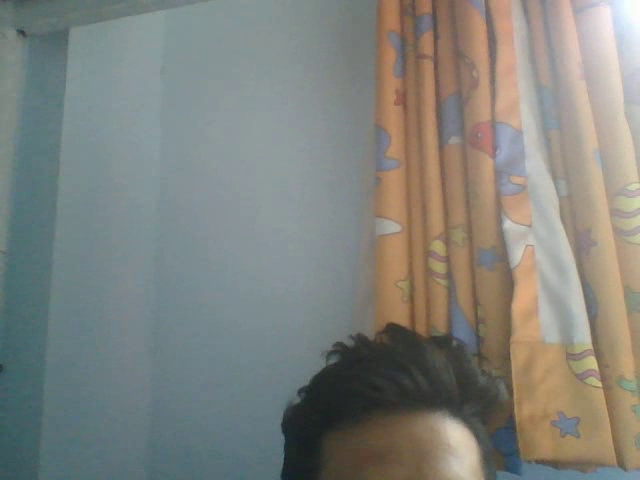
#> input picture frame 10 of Name of Output File.avi, 640 x 480 px, given in place of the camera
$ jupyter execute --allow-errors LearnOCV_YT.ipynb   (text cells are left out)
#> lines starting #> are read from the running program, lines starting #| are printed output that depends on the picture; pictures that were not available may be replaced by others from this repository, and a replacement may not be noted
[cell 1]
import cv2 #Import the OpenCV Library
import numpy as np

print(cv2.__version__)

[cell 2]
#Reading & Displaying an Image

img = cv2.imread('C:\\Users\\Ankit Singh\\Desktop\\Learn OpenCV\\opencv-master\\opencv-master\\samples\\data\\lena.jpg')
#imread enables us to read an Image
#The 2nd argumnet is a flag which specifies the way image should be read

cv2.imshow("Output", img) #Displaying the Image

cv2.waitKey(0) #Delay. No. of Milliseconds for which we want to show our image window
cv2.destroyAllWindows()

[cell 3]
cv2.imwrite('copy_lena.png', img)
#> Out = True

[cell 4]
#Reading & Displaying a Video

cap = cv2.VideoCapture(0) #If you want to display the Video File, just give the name of it inplace of 0

# is a 4-byte identifier which specifies the format of a video stream

fourcc = cv2.VideoWriter_fourcc('X','V','I','D')

out = cv2.VideoWriter('Name of Output File.avi', fourcc, 20.0, (640,480)) #No. of frames/s, Frame Size

#Videos are just a sequence of Images
#So, we will add a while loop to capture the frame continuously

while True:
    success, frame = cap.read() #frame variable will capture the Video & success variable will tell us whether it was captured successfully or not
#> frame is the input picture: shape (480, 640, 3); mean B, G, R 125, 130.6, 128.6

    if success == True:

        out.write(frame)

        cv2.imshow("Video", frame)

        if cv2.waitKey(1) == ord('q'): #This adds a Delay and looks for the key press inorder to break the loop
#> (key q is pressed here)
            break

    else:
        break


cap.release() #Release the resources after recording
out.release()
cv2.destroyAllWindows()

[cell 5]
#Reading & Displaying a Video

cap = cv2.VideoCapture(0)

cap.set(3, 640)#Width
cap.set(4, 480)#Height
cap.set(10, 100)#brightness

#Videos are just a sequence of Images
#So, we will add a while loop to go through each frame

while True:
    success, img = cap.read() #img variable will capture the Video & success variable will tell us whether it was captured successfully or not
    cv2.imshow("Video", img)


    if cv2.waitKey(1) & 0xFF == ord('q'): #This adds a Delay and looks for the key press inorder to break the loop
#> (key q is pressed here)
        break

cap.release() #Release the resources after recording
cv2.destroyAllWindows()

[cell 6]
#Converting the Image into Gray Scale

#Reading an Image

img = cv2.imread('C:\\Users\\Ankit Singh\\Desktop\\Learn OpenCV\\opencv-master\\opencv-master\\samples\\data\\lena.jpg')

#> (the rest of this cell did not finish here and is left out)

[cell 7]
#Blur Function to Blur the Image

#Reading an Image

img = cv2.imread('C:\\Users\\Ankit Singh\\Desktop\\Learn OpenCV\\opencv-master\\opencv-master\\samples\\data\\lena.jpg')

#> (the rest of this cell did not finish here and is left out)

[cell 8]
#Edge Detector - Canny

img = cv2.imread('C:\\Users\\Ankit Singh\\Desktop\\Learn OpenCV\\opencv-master\\opencv-master\\samples\\data\\lena.jpg') #Reading an Image

imgCanny = cv2.Canny(img, 150, 200)#Threshold Values

kernel = np.ones((5,5), np.uint8)
#Type of the object which is unsigned integer of 8 bits which means the values can range from 0 to 255

#> (the rest of this cell did not finish here and is left out)

[cell 9]
#Resizing the Image

#Reading & Displaying an Image
import cv2
import numpy as np

img = cv2.imread('C:\\Users\\Ankit Singh\\Desktop\\Learn OpenCV\\opencv-master\\opencv-master\\samples\\data\\lena.jpg')
#Reading an Image

cv2.imshow("Output", img) #Displaying the Image

#> (the rest of this cell did not finish here and is left out)

#> (a cell that did not finish here is left out)

[cell 11]
#Cropping the Image

img = cv2.imread('C:\\Users\\Ankit Singh\\Desktop\\Learn OpenCV\\opencv-master\\opencv-master\\samples\\data\\lena.jpg') #Reading an Image

cv2.imshow("Output", img) #Displaying the Image

#> (the rest of this cell did not finish here and is left out)

[cell 12]
#0 means Black

img = np.zeros((512, 512))#Print a Black Image. It is a GrayScale Image

cv2.imshow("O", img)

print(img.shape)

cv2.waitKey(0)
cv2.destroyAllWindows()

[cell 13]
#0 means Black

img = np.zeros((512, 512, 3),np.uint8 )#Print a Black Image with 3 Channles RGB.

#img[:] = 255, 0 , 0

cv2.line(img, (0,0), (300,300), (0,255,255),3) #Staring Pt., Ending Pt., Color, Thickness

cv2.imshow("O", img)
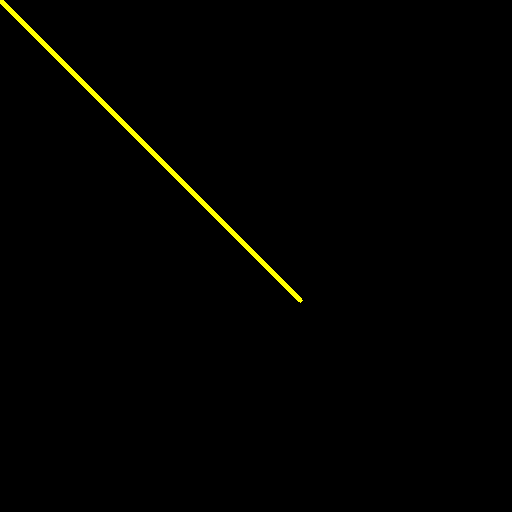
#> window 'O': shape (512, 512, 3); mean B, G, R 0, 2, 2

#print(img.shape)

cv2.waitKey(0)
cv2.destroyAllWindows()

[cell 14]
cv2.rectangle(img, (0,0), (250,350), (0, 255, 255), cv2.FILLED) #cv2.FILLED is used to Fill the Rectangles
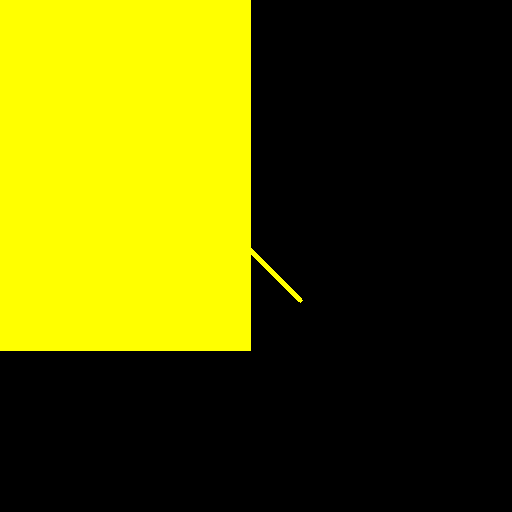
#> img: shape (512, 512, 3); mean B, G, R 0, 86, 86

cv2.imshow("O", img)

#print(img.shape)

cv2.waitKey(0)
cv2.destroyAllWindows()

[cell 15]
cv2.circle(img, (400,50), 30 , (0, 255, 255), cv2.FILLED) #Center, Radius , Color

cv2.imshow("O", img)

#print(img.shape)

cv2.waitKey(0)
cv2.destroyAllWindows()

[cell 16]
cv2.putText(img, "OpenCV", (300, 100), cv2.FONT_HERSHEY_COMPLEX, 1, (0, 150,0), 1) #Staring Pt., Font, Scale, Color, Thickness
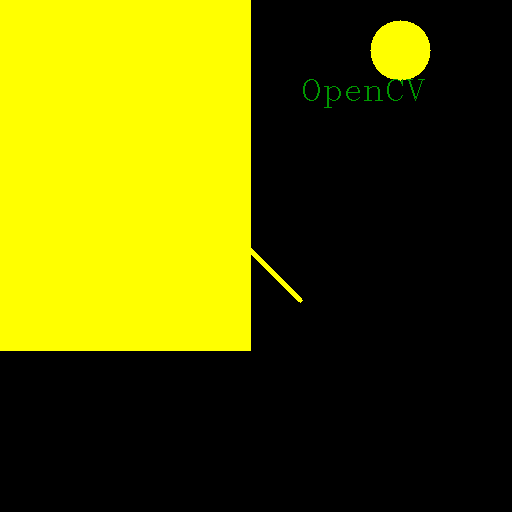
#> img: shape (512, 512, 3); mean B, G, R 0, 89, 88.8

cv2.imshow("O", img)

#print(img.shape)

cv2.waitKey(0)
cv2.destroyAllWindows()

[cell 17]
#How to Join Image Together

img = cv2.imread('C:\\Users\\Ankit Singh\\Desktop\\Learn OpenCV\\opencv-master\\opencv-master\\samples\\data\\lena.jpg') #Reading an Image

imgHor = np.hstack((img, img))#Images stacked in Horizonatl Direction

cv2.imshow("Horizonatl", imgHor) #Displaying the Image


cv2.waitKey(0)
cv2.destroyAllWindows()

[cell 18]
#How to Join Image Together

img = cv2.imread('C:\\Users\\Ankit Singh\\Desktop\\Learn OpenCV\\opencv-master\\opencv-master\\samples\\data\\lena.jpg') #Reading an Image

imgVer = np.vstack((img, img))#Images stacked in Horizonatl Direction

cv2.imshow("Vertical", imgVer) #Displaying the Image


#Both the Images must have same Channels because they have a matrix and we cannot resize the Images

cv2.waitKey(0)
cv2.destroyAllWindows()

[cell 19]
faceCascade = cv2.CascadeClassifier("C:\\Users\\Ankit Singh\\Desktop\\Learn OpenCV\\opencv-master\\opencv-master\\data\\haarcascades\\haarcascade_frontalface_default.xml")

img = cv2.imread('C:\\Users\\Ankit Singh\\Desktop\\Learn OpenCV\\opencv-master\\opencv-master\\samples\\data\\lena.jpg') #Reading an Image

#> (the rest of this cell did not finish here and is left out)

[cell 20]
cap = cv2.VideoCapture('C:\\Users\\Ankit Singh\\Desktop\\Learn OpenCV\\opencv-master\\opencv-master\\samples\\data\\modi.mp4')

#Videos are just a sequence of Images
#So, we will add a while loop to capture the frame continuously

faceCascade = cv2.CascadeClassifier("C:\\Users\\Ankit Singh\\Desktop\\Learn OpenCV\\opencv-master\\opencv-master\\data\\haarcascades\\haarcascade_frontalface_default.xml")


while True:
    success, frame = cap.read() #frame variable will capture the Video & success variable will tell us whether it was captured successfully or not


    imgGray = cv2.cvtColor(frame, cv2.COLOR_BGR2GRAY)
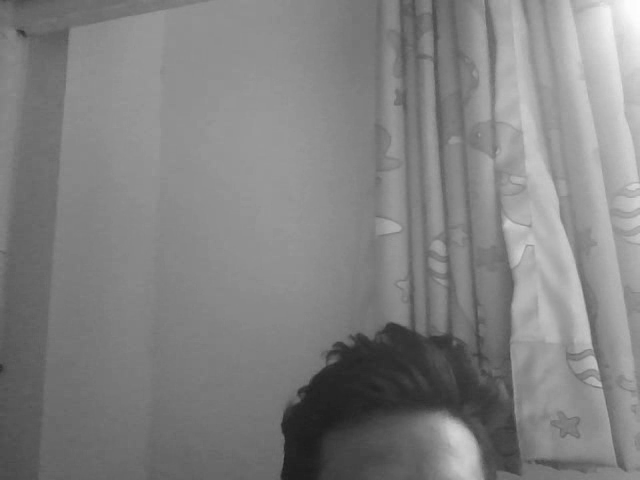
#> imgGray: shape (480, 640); min 27, max 253, mean 129.4

    faces = faceCascade.detectMultiScale(imgGray, 1.1, 4)
#> faces = ()

    for (x, y, w, h) in faces:
        cv2.rectangle(frame, (x,y),(x+w,y+h),(0,0,0),2)
#> this loop made 0 passes

    cv2.imshow("Video", frame)

    if cv2.waitKey(1) == ord('q'): #This adds a Delay and looks for the key press inorder to break the loop
#> (key q is pressed here)
        break


cap.release() #Release the resources after recording
cv2.destroyAllWindows()

[cell 21]
cap = cv2.VideoCapture(0) #If you want to display the Video File, just give the name of it inplace of 0

#Videos are just a sequence of Images
#So, we will add a while loop to capture the frame continuously

faceCascade = cv2.CascadeClassifier("C:\\Users\\Ankit Singh\\Desktop\\Learn OpenCV\\opencv-master\\opencv-master\\data\\haarcascades\\haarcascade_frontalface_default.xml")


while True:
    success, frame = cap.read() #frame variable will capture the Video & success variable will tell us whether it was captured successfully or not


    imgGray = cv2.cvtColor(frame, cv2.COLOR_BGR2GRAY)

    faces = faceCascade.detectMultiScale(imgGray, 1.1, 4)

    for (x, y, w, h) in faces:
        cv2.rectangle(frame, (x,y),(x+w,y+h),(0,0,0),2)

    cv2.imshow("Video", frame)

    if cv2.waitKey(1) == ord('q'): #This adds a Delay and looks for the key press inorder to break the loop
#> (key q is pressed here)
        break


cap.release() #Release the resources after recording
cv2.destroyAllWindows()

[cell 22]
#Face and Eyes Detection in Real-Time
cap = cv2.VideoCapture(0)

#Videos are just a sequence of Images
#So, we will add a while loop to capture the frame continuously

faceCascade = cv2.CascadeClassifier("C:\\Users\\Ankit Singh\\Desktop\\Learn OpenCV\\opencv-master\\opencv-master\\data\\haarcascades\\haarcascade_eye.xml")
faceCascade1 = cv2.CascadeClassifier("C:\\Users\\Ankit Singh\\Desktop\\Learn OpenCV\\opencv-master\\opencv-master\\data\\haarcascades\\haarcascade_frontalface_default.xml")


while True:
    success, frame = cap.read() #frame variable will capture the Video & success variable will tell us whether it was captured successfully or not


    imgGray = cv2.cvtColor(frame, cv2.COLOR_BGR2GRAY)

    eyes = faceCascade.detectMultiScale(imgGray, 1.1, 4)
#> eyes = ()
    faces = faceCascade1.detectMultiScale(imgGray, 1.1, 4)

    for (x, y, w, h) in faces:
        cv2.rectangle(frame, (x,y),(x+w,y+h),(0,0,0),2)

    for (x, y, w, h) in eyes:
        cv2.rectangle(frame, (x,y),(x+w,y+h),(0,0,0),2)

    cv2.imshow("Video", frame)

    if cv2.waitKey(1) == ord('q'): #This adds a Delay and looks for the key press inorder to break the loop
#> (key q is pressed here)
        break


cap.release() #Release the resources after recording
cv2.destroyAllWindows()

[cell 23]
cap = cv2.VideoCapture('C:\\Users\\Ankit Singh\\Desktop\\Learn OpenCV\\opencv-master\\opencv-master\\samples\\data\\vtest.avi')

#Videos are just a sequence of Images
#So, we will add a while loop to capture the frame continuously

faceCascade = cv2.CascadeClassifier("C:\\Users\\Ankit Singh\\Desktop\\Learn OpenCV\\opencv-master\\opencv-master\\data\\haarcascades\\haarcascade_fullbody.xml")


while True:
    success, frame = cap.read() #frame variable will capture the Video & success variable will tell us whether it was captured successfully or not


    imgGray = cv2.cvtColor(frame, cv2.COLOR_BGR2GRAY)

    faces = faceCascade.detectMultiScale(imgGray, 1.1, 4)

    for (x, y, w, h) in faces:
        cv2.rectangle(frame, (x,y),(x+w,y+h),(0,0,0),2)

    cv2.imshow("Video", frame)

    if cv2.waitKey(1) == ord('q'): #This adds a Delay and looks for the key press inorder to break the loop
#> (key q is pressed here)
        break


cap.release() #Release the resources after recording
cv2.destroyAllWindows()

$ run again, starting later in the video
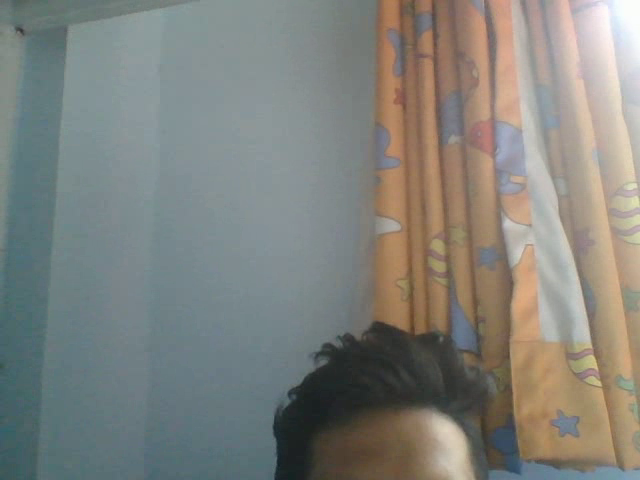
#> input picture frame 47 of Name of Output File.avi, 640 x 480 px, given in place of the camera
#> Out = True
#> frame is the input picture: shape (480, 640, 3); mean B, G, R 124.8, 130.3, 129
#> `imgGray = cv2.cvtColor(frame, cv2.COLOR_BGR2GRAY)`:
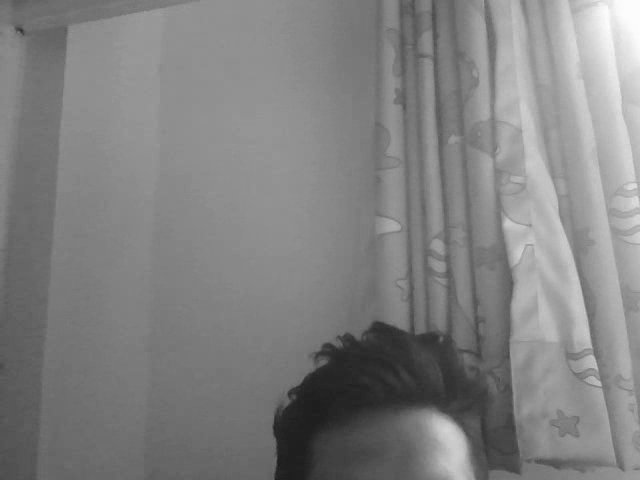
#> imgGray: shape (480, 640); min 26, max 252, mean 129.2
#> faces = ()

$ run again, starting later in the video
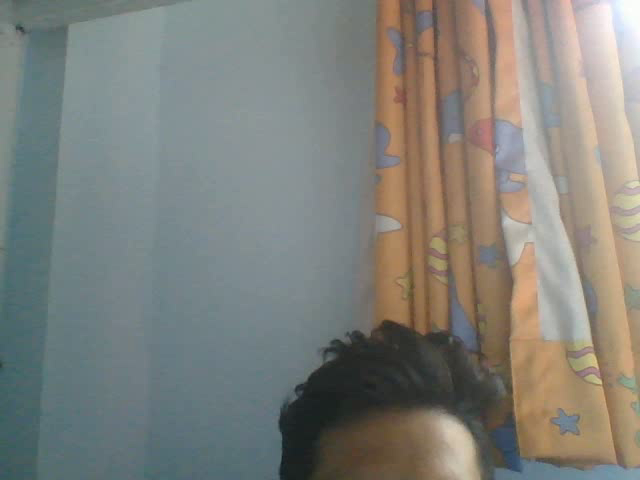
#> input picture frame 84 of Name of Output File.avi, 640 x 480 px, given in place of the camera
#> Out = True
#> frame is the input picture: shape (480, 640, 3); mean B, G, R 123.2, 128.9, 128
#> `imgGray = cv2.cvtColor(frame, cv2.COLOR_BGR2GRAY)`:
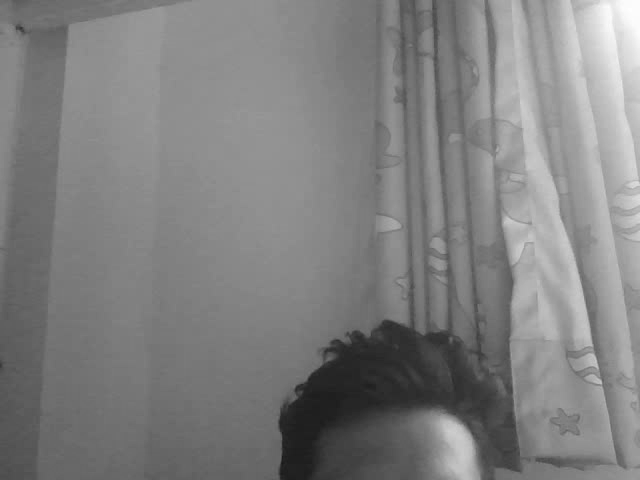
#> imgGray: shape (480, 640); min 24, max 254, mean 128
#> faces = ()
